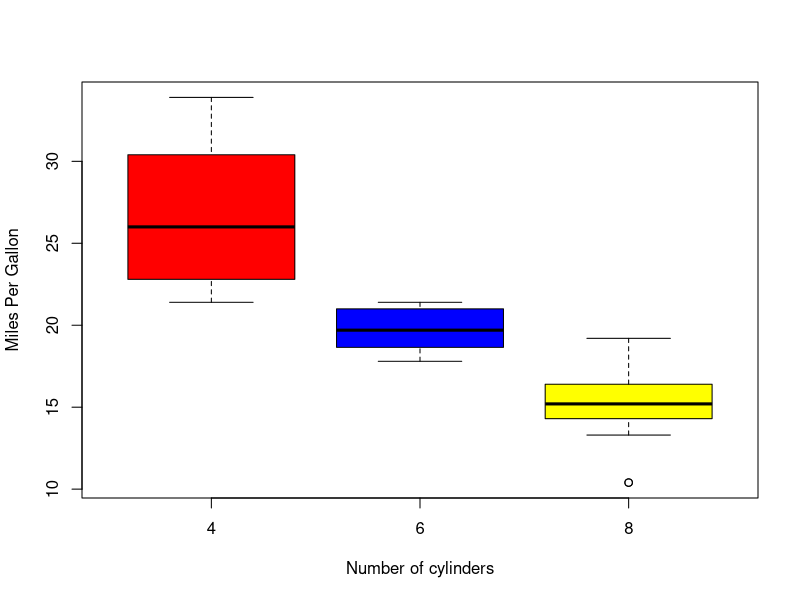
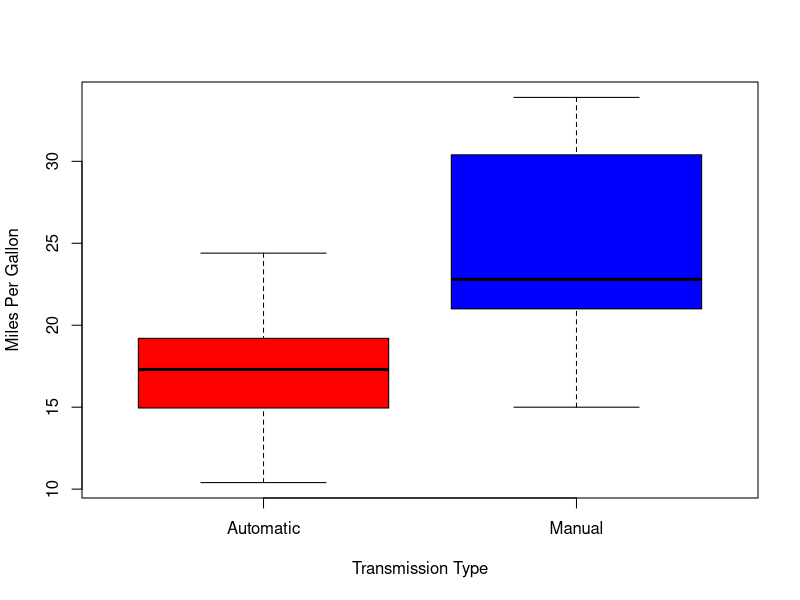
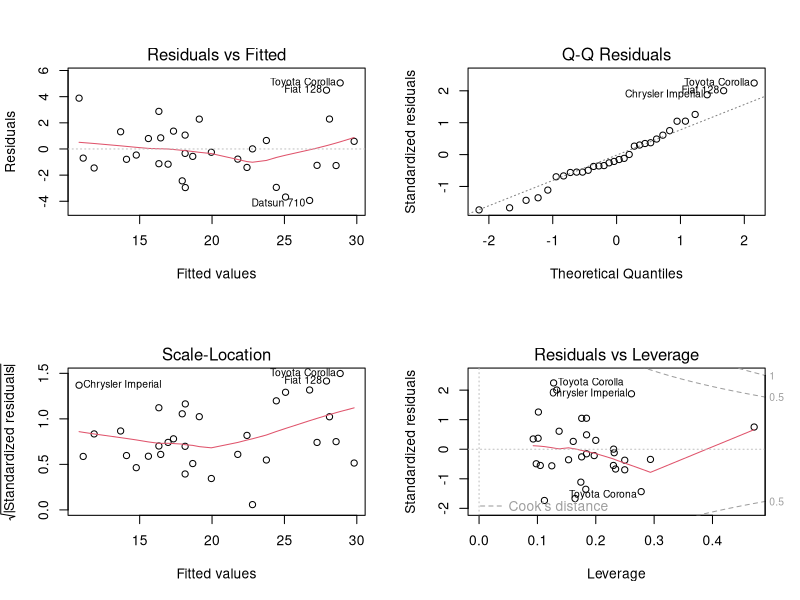

The R script that drew these images, in order:
## ---- chunk 1
#load the data set
library (datasets)
data(mtcars)
#summary the data set
str(mtcars)
## ---- chunk 2
mtcars$cyl <- as.factor(mtcars$cyl)
mtcars$gear <- as.factor(mtcars$gear)
mtcars$vs <- as.factor(mtcars$vs)
mtcars$carb <- as.factor(mtcars$carb)
mtcars$am <- as.factor(mtcars$am)
levels(mtcars$am) <- c("Automatic", "Manual")
## ---- chunk 3
#fit all variables in the regression model with mpg as the response variable
all <- lm(mpg ~ ., data = mtcars)
## ---- chunk 4
boxplot(mpg ~ cyl, data = mtcars, col = (c("red","blue","yellow")), ylab = "Miles Per Gallon", xlab = "Number of cylinders")
## ---- chunk 5
boxplot(mpg ~ am, data = mtcars, col = (c("red","blue")), ylab = "Miles Per Gallon", xlab = "Transmission Type")
## ---- chunk 6
t.test(mpg ~ am, data = mtcars)
## ---- chunk 7
summary(all)
## ---- chunk 8
#determine the best fit model uisng step-wise backward method
best <- step(all, direction = "backward")
summary(best)
## ---- chunk 9
par(mfrow=c(2, 2))
plot(best)
